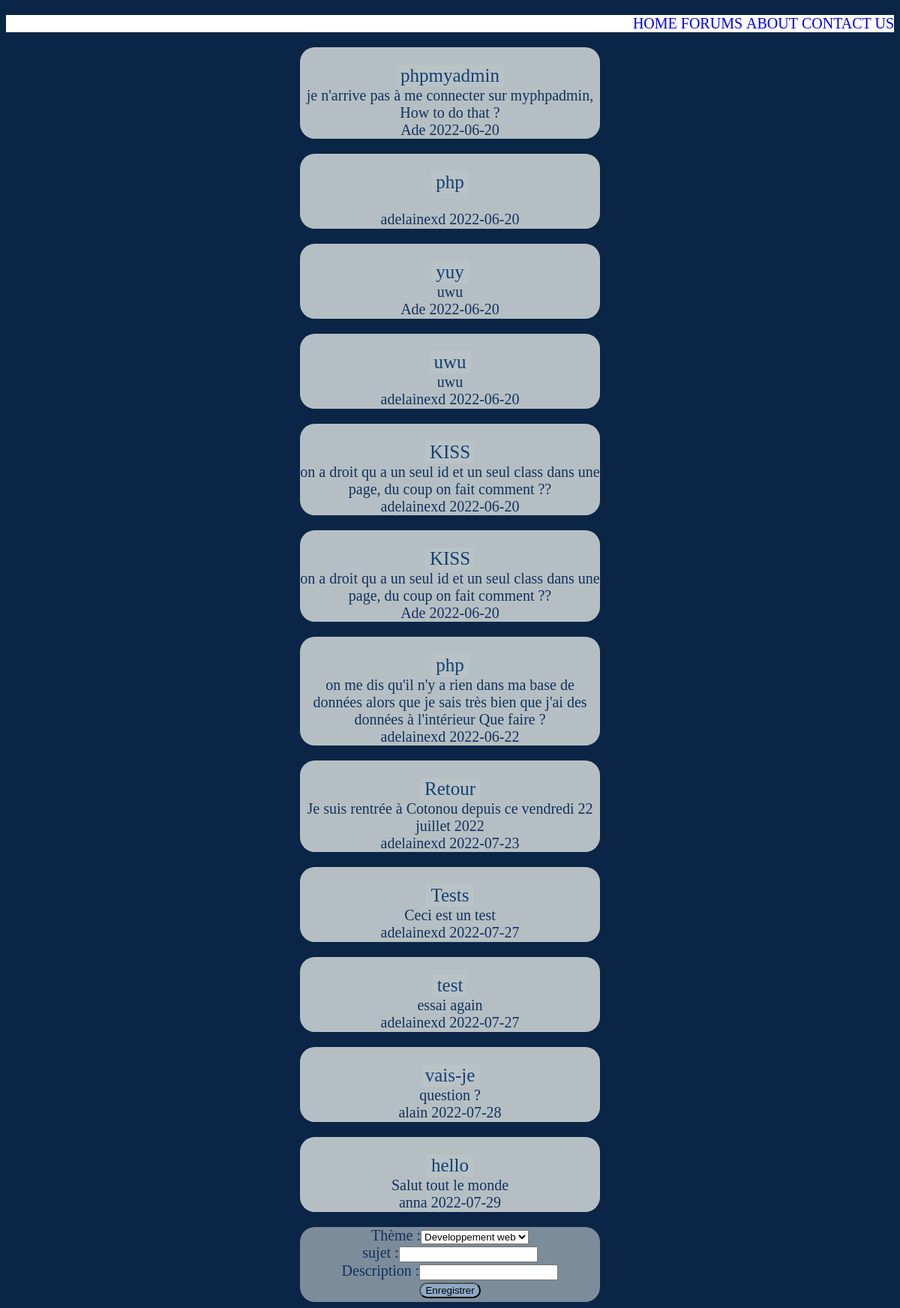
/forum.php, run on the app's committed database.
### tables this page shows
CREATE TABLE `sujet` (
  `id_sujet` int(11) NOT NULL,
  `id_theme` int(11) NOT NULL,
  `id_user` int(11) NOT NULL,
  `date_crea` date NOT NULL DEFAULT current_timestamp(),
  `lib_sujet` varchar(180) NOT NULL,
  `description` varchar(180) NOT NULL
);

CREATE TABLE `user` (
  `id_user` int(11) NOT NULL,
  `nom` varchar(24) NOT NULL,
  `email` varchar(24) NOT NULL,
  `password` varchar(24) NOT NULL,
  `pseudo` varchar(24) NOT NULL,
  `date_insc` datetime NOT NULL DEFAULT current_timestamp()
);

### forum.php (the view, shortened to what this page needs)
<!DOCTYPE html>
<html>
  <head>
    <link rel="stylesheet" href="style.css">
  </head>
  <body>
    <?php
  $connexion = mysqli_connect('localhost','root','');
  mysqli_query($connexion,'USE gamora;') or exit(mysqli_error($connexion));
  $requete = mysqli_query($connexion,'SELECT * FROM sujet, user WHERE sujet.id_user = user.id_user ;') ;
  ?>
    <ul id="navigation">
      <li><a href="home.php">HOME</a></li>
      <li><a href="forum.php">FORUMS</a></li>
      <li><a href="about.html">ABOUT</a></li>
      <li><a href="contact.html">CONTACT US </a></li>
    </ul>
    <?php while($ligne = mysqli_fetch_assoc($requete))
    { ?>
      <div >
        <form action="sujet.php" method="get">
          <input type="hidden" name="idsujet" value="<?php echo $ligne['id_sujet']; ?>"> <br>
          <input class="decor" type="submit" name="lib" value=<?php echo($ligne['lib_sujet']); ?>><br>
          <label name ="description"><?php echo($ligne['description']); ?></label><input type="hidden" name="description" value="<?php echo($ligne['description']); ?>"><br>
          <label name ="pseudo"><?php echo ($ligne['pseudo']);?></label><input type="hidden" name="pseudo" value="<?php echo ($ligne['pseudo']);?>">
          <label name ="datecrea"><?php echo($ligne['date_crea']); ?></label><input type="hidden" name="datecrea" value="<?php echo($ligne['date_crea']); ?>"><br>
        </form>
      </div>
  <?php }?>
  <form action="traitement_forum.php" method="post">
    <?php
    $connex = mysqli_connect('localhost','root','');
    mysqli_query($connex,'USE gamora;') or exit(mysqli_error($connex));
    $requete = mysqli_query($connex,'SELECT * FROM theme ;') ;
    ?>
    <label for="form_theme"> Thème :</label><select name="form_theme" id="form_theme">
    <?php
    while ($ligne = mysqli_fetch_assoc($requete))
    { ?>
      <option value=<?php print($ligne['id_theme'] ) ?> > <?php print($ligne['lib_theme'] )?></option>
    <?php } ?>
  </select><br>
    <label for="form_sujet"> sujet :</label><input type="text" name="form_sujet" id="form_sujet"><br>
    <label for="form_description"> Description :</label><input type="textarea" name="form_description" id="form_description"><br>
    <input class="bleu" type="submit" name="enregistrer" value="Enregistrer">
    </form>
  </body>
</html>

### style.css (style rules this page uses)
body { background-color: #0B2546; font-family: serif; color : #13315C; font-size: 20px; }
form, div { background-color: #EEF4ED; width: 400px; min-height: 100px; text-align: center; background: rgba(238,244,237,0.5); margin: auto; border-radius: 20px; }
.decor { background-color: #EEF4ED; font-size: 25px; font-family: serif; color: #134074; border-style: none; background: rgba(238,244,237,0.05); }
.bleu { background-color: #8DA9C4; border-radius: 30px ; }
#navigation { background-color: white; list-style: none; text-align: right; }
#navigation li { display: inline; color: #EEF4ED; }
a { text-decoration: none; }

### data on the page
sujet: description "je n'arrive pas à me connecter sur myphpadmin, How to do that ?", id_user.pseudo "Ade", date_crea "2022-06-20"
sujet: lib "php", id_user.pseudo "adelainexd", date_crea "2022-06-20"
sujet: lib "yuy", description "uwu", id_user.pseudo "Ade", date_crea "2022-06-20"
sujet: lib "uwu", description "uwu", id_user.pseudo "adelainexd", date_crea "2022-06-20"
sujet: lib "KISS", description "on a droit qu a un seul id et un seul class dans une page, du coup on fait comment ??", id_user.pseudo "adelainexd", date_crea "2022-06-20"
sujet: lib "KISS", description "on a droit qu a un seul id et un seul class dans une page, du coup on fait comment ??", id_user.pseudo "Ade", date_crea "2022-06-20"
sujet: description "on me dis qu'il n'y a rien dans ma base de données alors que je sais très bien que j'ai des données à l'intérieur Que faire ?", id_user.pseudo "adelainexd", date_crea "2022-06-22"
sujet: description "Je suis rentrée à Cotonou depuis ce vendredi 22 juillet 2022", id_user.pseudo "adelainexd", date_crea "2022-07-23"
sujet: description "Ceci est un test", id_user.pseudo "adelainexd", date_crea "2022-07-27"
sujet: description "essai again", id_user.pseudo "adelainexd", date_crea "2022-07-27"
sujet: description "question ?", id_user.pseudo "alain", date_crea "2022-07-28"
sujet: lib "hello", description "Salut tout le monde", id_user.pseudo "anna", date_crea "2022-07-29"

### other printed values
form field form_theme "Developpement web"
